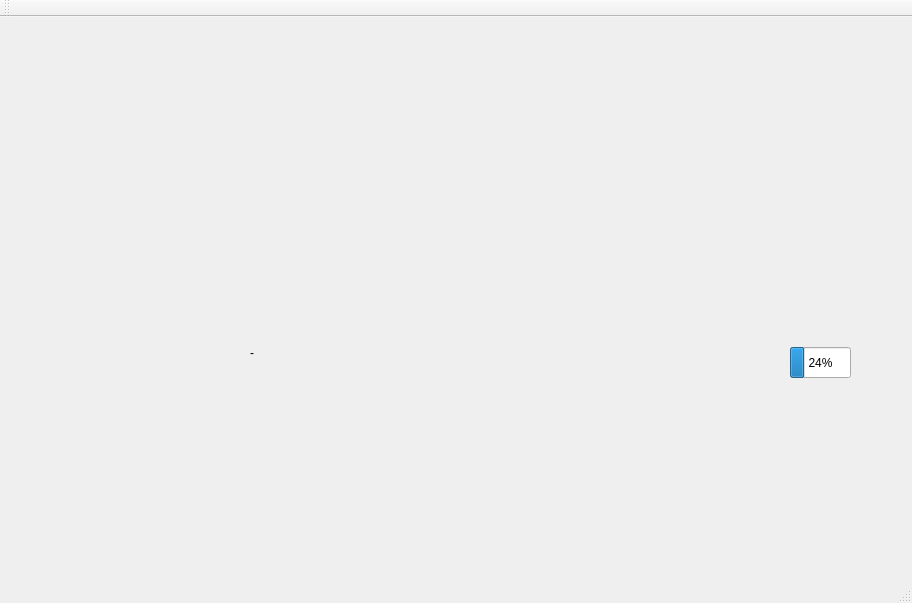
<?xml version="1.0" encoding="UTF-8"?>
<ui version="4.0">
 <class>MainWindow</class>
 <widget class="QMainWindow" name="MainWindow">
  <property name="geometry">
   <rect>
    <x>0</x>
    <y>0</y>
    <width>912</width>
    <height>603</height>
   </rect>
  </property>
  <property name="windowTitle">
   <string>MainWindow</string>
  </property>
  <widget class="QWidget" name="centralWidget">
   <widget class="QProgressBar" name="progressBar">
    <property name="geometry">
     <rect>
      <x>790</x>
      <y>330</y>
      <width>61</width>
      <height>31</height>
     </rect>
    </property>
    <property name="value">
     <number>24</number>
    </property>
   </widget>
   <widget class="QLabel" name="label">
    <property name="geometry">
     <rect>
      <x>570</x>
      <y>280</y>
      <width>111</width>
      <height>91</height>
     </rect>
    </property>
    <property name="styleSheet">
     <string notr="true"/>
    </property>
    <property name="text">
     <string/>
    </property>
   </widget>
   <widget class="QLabel" name="label_2">
    <property name="geometry">
     <rect>
      <x>610</x>
      <y>350</y>
      <width>101</width>
      <height>21</height>
     </rect>
    </property>
    <property name="text">
     <string/>
    </property>
    <property name="textFormat">
     <enum>Qt::RichText</enum>
    </property>
    <property name="scaledContents">
     <bool>false</bool>
    </property>
   </widget>
   <widget class="QLabel" name="label_3">
    <property name="geometry">
     <rect>
      <x>790</x>
      <y>350</y>
      <width>59</width>
      <height>16</height>
     </rect>
    </property>
    <property name="text">
     <string/>
    </property>
   </widget>
   <widget class="QLabel" name="label_4">
    <property name="geometry">
     <rect>
      <x>250</x>
      <y>290</y>
      <width>361</width>
      <height>91</height>
     </rect>
    </property>
    <property name="text">
     <string>-</string>
    </property>
   </widget>
   <widget class="QLabel" name="label_5">
    <property name="geometry">
     <rect>
      <x>380</x>
      <y>320</y>
      <width>151</width>
      <height>21</height>
     </rect>
    </property>
    <property name="text">
     <string/>
    </property>
   </widget>
   <widget class="QLabel" name="label_7">
    <property name="geometry">
     <rect>
      <x>560</x>
      <y>290</y>
      <width>111</width>
      <height>91</height>
     </rect>
    </property>
    <property name="text">
     <string/>
    </property>
   </widget>
   <widget class="QLabel" name="label_8">
    <property name="geometry">
     <rect>
      <x>10</x>
      <y>110</y>
      <width>131</width>
      <height>81</height>
     </rect>
    </property>
    <property name="text">
     <string/>
    </property>
   </widget>
   <widget class="QLabel" name="label_9">
    <property name="geometry">
     <rect>
      <x>710</x>
      <y>300</y>
      <width>131</width>
      <height>81</height>
     </rect>
    </property>
    <property name="text">
     <string/>
    </property>
   </widget>
   <widget class="QLabel" name="label_10">
    <property name="geometry">
     <rect>
      <x>390</x>
      <y>10</y>
      <width>371</width>
      <height>91</height>
     </rect>
    </property>
    <property name="text">
     <string/>
    </property>
   </widget>
   <widget class="QLabel" name="label_11">
    <property name="geometry">
     <rect>
      <x>770</x>
      <y>270</y>
      <width>161</width>
      <height>91</height>
     </rect>
    </property>
    <property name="text">
     <string/>
    </property>
   </widget>
  </widget>
  <widget class="QMenuBar" name="menuBar">
   <property name="geometry">
    <rect>
     <x>0</x>
     <y>0</y>
     <width>912</width>
     <height>22</height>
    </rect>
   </property>
  </widget>
  <widget class="QToolBar" name="mainToolBar">
   <attribute name="toolBarArea">
    <enum>TopToolBarArea</enum>
   </attribute>
   <attribute name="toolBarBreak">
    <bool>false</bool>
   </attribute>
  </widget>
  <widget class="QStatusBar" name="statusBar"/>
 </widget>
 <layoutdefault spacing="6" margin="11"/>
 <resources/>
 <connections/>
</ui>
